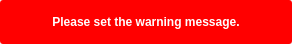
<?xml version="1.0" encoding="UTF-8"?>
<ui version="4.0">
 <class>QtWarningMessageWidget</class>
 <widget class="QWidget" name="QtWarningMessageWidget">
  <property name="geometry">
   <rect>
    <x>0</x>
    <y>0</y>
    <width>292</width>
    <height>44</height>
   </rect>
  </property>
  <property name="windowTitle">
   <string>Form</string>
  </property>
  <layout class="QHBoxLayout" name="horizontalLayout">
   <property name="spacing">
    <number>0</number>
   </property>
   <property name="margin">
    <number>0</number>
   </property>
   <item>
    <widget class="QWidget" name="message_widget_" native="true">
     <property name="minimumSize">
      <size>
       <width>0</width>
       <height>32</height>
      </size>
     </property>
     <property name="styleSheet">
      <string notr="true">QLabel#message_{
  color: white;
  font: bold;
}

QWidget#message_widget_{
  border-radius: 3px;
  background-color: red;
}</string>
     </property>
     <layout class="QHBoxLayout" name="horizontalLayout_6">
      <property name="spacing">
       <number>0</number>
      </property>
      <property name="margin">
       <number>4</number>
      </property>
      <item>
       <widget class="QLabel" name="message_">
        <property name="text">
         <string>Please set the warning message.</string>
        </property>
        <property name="alignment">
         <set>Qt::AlignCenter</set>
        </property>
        <property name="wordWrap">
         <bool>true</bool>
        </property>
       </widget>
      </item>
     </layout>
    </widget>
   </item>
  </layout>
 </widget>
 <resources/>
 <connections/>
</ui>
